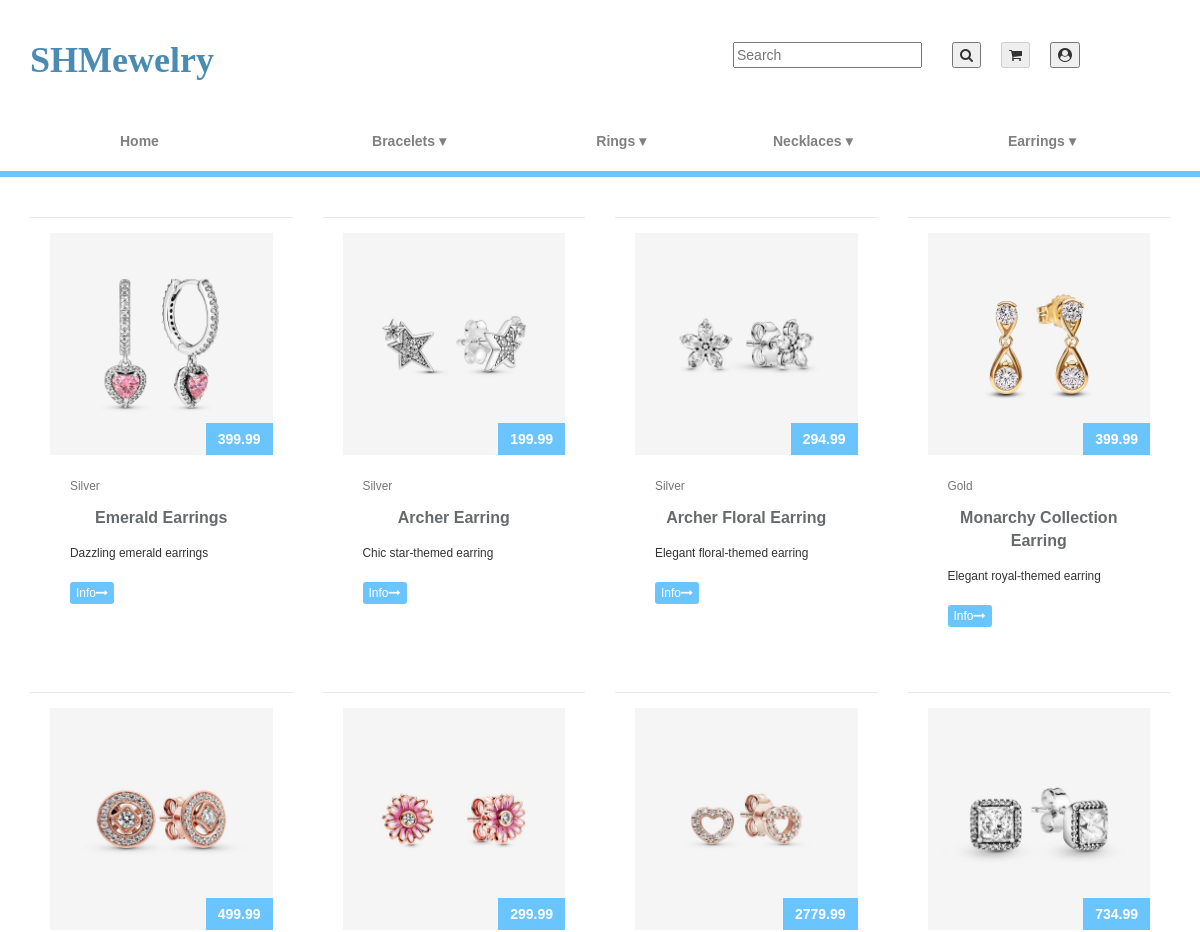
/index.php?controller=product&action=read&type=earring (upper part), run on an earlier commit of the app's database.
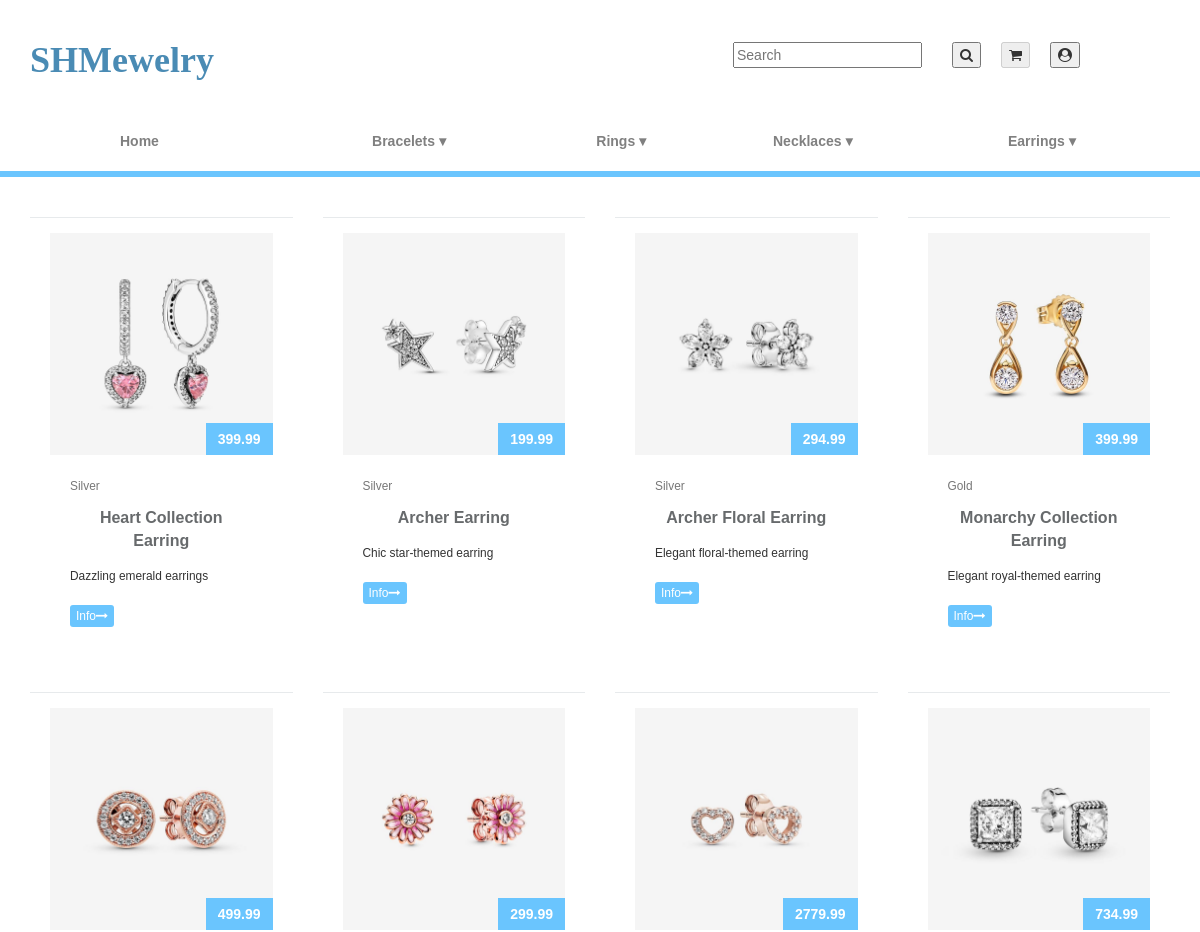
And on a later commit of the database.
### tables this page shows
CREATE TABLE PRODUCT (
    PRODUCT_ID INT AUTO_INCREMENT PRIMARY KEY,
    NAME VARCHAR(35),
    DESCRIPTION TEXT,
    PRICE DECIMAL(10, 2),
    MANUFACTURER VARCHAR(35),
    COLOR VARCHAR(35),
    MATERIAL VARCHAR(35),
    TYPE VARCHAR(35),
    SIZE VARCHAR(50),
    STOCK INT,
    PRODUCT_IMAGE VARCHAR(255)
);

### Models/Product.php (called while the page is built, shortened)
<?php
include_once(__DIR__ . '/../db_connection.php');
class Product
{
    public static function read()
    {
        $result = array();
        if (isset($_GET['material'])) {
            $result = Product::viewByJewelrySubtype();
        } else {
            $result = Product::viewByJewelryType();
        }
        return $result;
    }
    private static function viewByJewelryType()
    {
        global $conn;
        $type = isset($_GET['type']) ? $_GET['type'] : 'ring';
        $sql = "SELECT * FROM `PRODUCT` WHERE `TYPE` = ?";
        $stmt = $conn->prepare($sql);
        $stmt->bind_param('s', $type);
        $stmt->execute();
        $result = $stmt->get_result();
        if ($result->num_rows > 0) {
            $rows = array();
            while ($row = $result->fetch_assoc()) {
                $rows[] = $row;
            }
            return $rows;
        }
        return null;
    }
}
?>

### Views/Product/read.php (the view, shortened to what this page needs)
<!DOCTYPE html>
<html lang="en">
<head>
    <link href="https://netdna.bootstrapcdn.com/bootstrap/3.3.6/css/bootstrap.min.css" rel="stylesheet">
    <link rel="stylesheet" href="CSS/product_listing.css">
    <link rel="stylesheet" href="CSS/shared.css">
</head>
<body>
    <?php include_once __DIR__ . "/../../navbar.php"; ?>
    <div class="container">
    <?php
    if (isset($data) && is_array($data) && !empty($data)) {
        foreach ($data as $row=> $product) {
            if ($row % 4 == 0) {
                echo '<div class="row">';
            }
            echo <<<ECHO
            <div class="col-md-3">
                <div class="ibox">
                    <div class="ibox-content product-box">
                        <div class="product-imitation">
                            <img src="assets/images/{$product['PRODUCT_IMAGE']}" alt="{$product['PRODUCT_IMAGE']}">
                        </div>
                        <div class="product-desc">
                            <span class="product-price">
                               {$product['PRICE']}
                            </span>
                            <small class="text-muted">{$product['MATERIAL']}</small>
                            <a href="index.php?controller=product&action=view&id={$product['PRODUCT_ID']}" class="product-name">{$product['NAME']}</a>
                            <div class="small m-t-xs">
                                {$product['DESCRIPTION']}
                            </div>
                            <div class="m-t text-righ">
                                <a href="index.php?controller=product&action=view&id={$product['PRODUCT_ID']}" class="btn btn-xs btn-blue">Info<i
                                        class="fa fa-long-arrow-right"></i> </a>
                            </div>
                        </div>
                    </div>
                </div>
            </div>
            ECHO;
            if ($row % 4 == 3 || $row == count($data) - 1) {
                echo '</div>';
            }
        }
    }
    ?>
    </div>
</body>
</html>

What changed in the data, as far as the page shows it:
changed product "Dazzling emerald earrings": NAME "Emerald Earrings" → "Heart Collection Earring"
